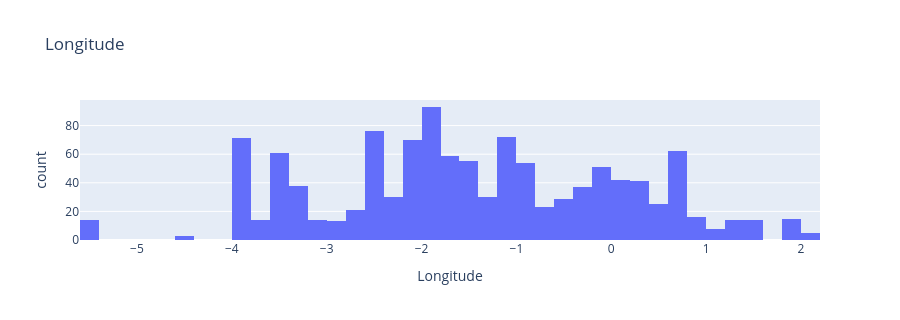

Notebook code cell kept with this figure:
### Code cell
profile("Longitude")

### Figure 1 — Plotly figure (JSON) as saved in the notebook; plotly's stock layout.template omitted (floating-point values rounded to 4 significant figures; data arrays with more than 128 entries replaced by an {"elided": "..."} marker saying what was removed)
{"data": [{"bingroup": "x", "hovertemplate": "Longitude=%{x}<br>count=%{y}<extra></extra>", "legendgroup": "", "marker": {"color": "#636efa", "pattern": {"shape": ""}}, "name": "", "nbinsx": 60, "orientation": "v", "showlegend": false, "type": "histogram", "x": {"elided": "1250 float values"}, "xaxis": "x", "yaxis": "y"}], "layout": {"barmode": "relative", "height": 320, "legend": {"tracegroupgap": 0}, "title": {"text": "Longitude"}, "xaxis": {"anchor": "y", "domain": [0.0, 1.0], "title": {"text": "Longitude"}}, "yaxis": {"anchor": "x", "domain": [0.0, 1.0], "title": {"text": "count"}}}}
